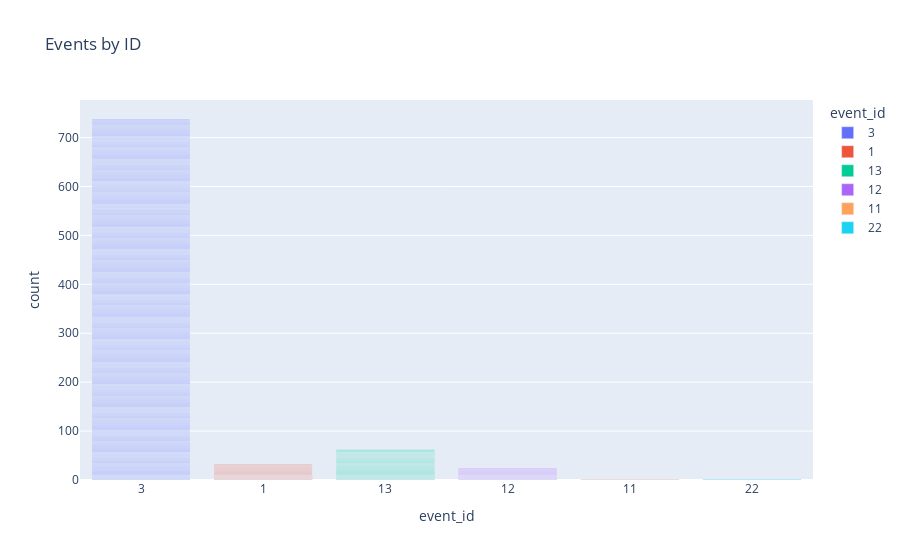

The cell this chart's notebook holds for it:
### Code cell
px.bar(df, x="event_id", color="event_id", title="Events by ID")

### Figure 1 — Plotly figure (JSON) as saved in the notebook; plotly's stock layout.template omitted (floating-point values rounded to 4 significant figures; data arrays with more than 128 entries replaced by an {"elided": "..."} marker saying what was removed)
{"data": [{"alignmentgroup": "True", "hovertemplate": "event_id=%{x}<br>count=%{y}<extra></extra>", "legendgroup": "3", "marker": {"color": "#636efa", "pattern": {"shape": ""}}, "name": "3", "offsetgroup": "3", "orientation": "v", "showlegend": true, "textposition": "auto", "type": "bar", "x": {"elided": "738 str values"}, "xaxis": "x", "y": {"elided": "738 int values"}, "yaxis": "y"}, {"alignmentgroup": "True", "hovertemplate": "event_id=%{x}<br>count=%{y}<extra></extra>", "legendgroup": "1", "marker": {"color": "#EF553B", "pattern": {"shape": ""}}, "name": "1", "offsetgroup": "1", "orientation": "v", "showlegend": true, "textposition": "auto", "type": "bar", "x": ["1", "1", "1", "1", "1", "1", "1", "1", "1", "1", "1", "1", "1", "1", "1", "1", "1", "1", "1", "1", "1", "1", "1", "1", "1", "1", "1", "1", "1", "1", "1", "1"], "xaxis": "x", "y": [1, 1, 1, 1, 1, 1, 1, 1, 1, 1, 1, 1, 1, 1, 1, 1, 1, 1, 1, 1, 1, 1, 1, 1, 1, 1, 1, 1, 1, 1, 1, 1], "yaxis": "y"}, {"alignmentgroup": "True", "hovertemplate": "event_id=%{x}<br>count=%{y}<extra></extra>", "legendgroup": "13", "marker": {"color": "#00cc96", "pattern": {"shape": ""}}, "name": "13", "offsetgroup": "13", "orientation": "v", "showlegend": true, "textposition": "auto", "type": "bar", "x": ["13", "13", "13", "13", "13", "13", "13", "13", "13", "13", "13", "13", "13", "13", "13", "13", "13", "13", "13", "13", "13", "13", "13", "13", "13", "13", "13", "13", "13", "13", "13", "13", "13", "13", "13", "13", "13", "13", "13", "13", "13", "13", "13", "13", "13", "13", "13", "13", "13", "13", "13", "13", "13", "13", "13", "13", "13", "13", "13", "13", "13", "13"], "xaxis": "x", "y": [1, 1, 1, 1, 1, 1, 1, 1, 1, 1, 1, 1, 1, 1, 1, 1, 1, 1, 1, 1, 1, 1, 1, 1, 1, 1, 1, 1, 1, 1, 1, 1, 1, 1, 1, 1, 1, 1, 1, 1, 1, 1, 1, 1, 1, 1, 1, 1, 1, 1, 1, 1, 1, 1, 1, 1, 1, 1, 1, 1, 1, 1], "yaxis": "y"}, {"alignmentgroup": "True", "hovertemplate": "event_id=%{x}<br>count=%{y}<extra></extra>", "legendgroup": "12", "marker": {"color": "#ab63fa", "pattern": {"shape": ""}}, "name": "12", "offsetgroup": "12", "orientation": "v", "showlegend": true, "textposition": "auto", "type": "bar", "x": ["12", "12", "12", "12", "12", "12", "12", "12", "12", "12", "12", "12", "12", "12", "12", "12", "12", "12", "12", "12", "12", "12", "12", "12"], "xaxis": "x", "y": [1, 1, 1, 1, 1, 1, 1, 1, 1, 1, 1, 1, 1, 1, 1, 1, 1, 1, 1, 1, 1, 1, 1, 1], "yaxis": "y"}, {"alignmentgroup": "True", "hovertemplate": "event_id=%{x}<br>count=%{y}<extra></extra>", "legendgroup": "11", "marker": {"color": "#FFA15A", "pattern": {"shape": ""}}, "name": "11", "offsetgroup": "11", "orientation": "v", "showlegend": true, "textposition": "auto", "type": "bar", "x": ["11", "11"], "xaxis": "x", "y": [1, 1], "yaxis": "y"}, {"alignmentgroup": "True", "hovertemplate": "event_id=%{x}<br>count=%{y}<extra></extra>", "legendgroup": "22", "marker": {"color": "#19d3f3", "pattern": {"shape": ""}}, "name": "22", "offsetgroup": "22", "orientation": "v", "showlegend": true, "textposition": "auto", "type": "bar", "x": ["22", "22"], "xaxis": "x", "y": [1, 1], "yaxis": "y"}], "layout": {"autosize": true, "barmode": "relative", "legend": {"title": {"text": "event_id"}, "tracegroupgap": 0}, "title": {"text": "Events by ID"}, "xaxis": {"anchor": "y", "autorange": true, "categoryarray": ["3", "1", "13", "12", "11", "22"], "categoryorder": "array", "domain": [0, 1], "range": [-0.5, 5.5], "title": {"text": "event_id"}, "type": "category"}, "yaxis": {"anchor": "x", "autorange": true, "domain": [0, 1], "range": [0, 776.8], "title": {"text": "count"}, "type": "linear"}}}
